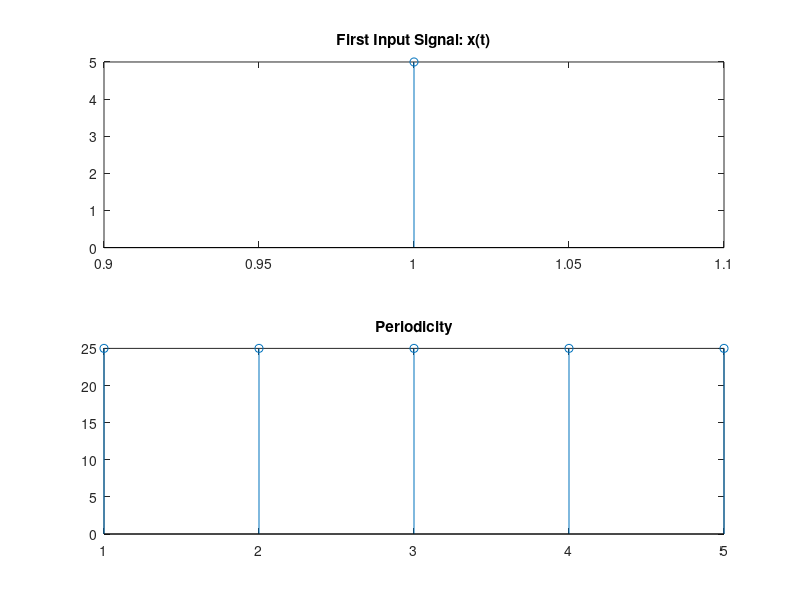

The MATLAB script that drew this image:
%input section

%x=[2 1 3 6];
x = input("Input Signal values: ");
n=5;                    %times of repeatation
lenx=length(x);
L=n*lenx;
h=zeros(1,L);
for t=1:L
   if(mod(t,lenx)==0)
       h(t)=x(lenx);
   else
       h(t)=x(mod(t,lenx));
   end
end



%custom code section

N=L-(lenx-1);
X=zeros(1,N);

count=L;
for t=1:N
    temp=count;
    for i=lenx:-1:1
        X(t)=X(t)+(x(i)*h(temp));
        temp=temp-1;
    end
    count=count-1;
end




%plotting section

subplot(2,1,1);
stem(x);
title('First Input Signal: x(t)');

subplot(2,1,2);
stem(X);
title('Periodicity');
